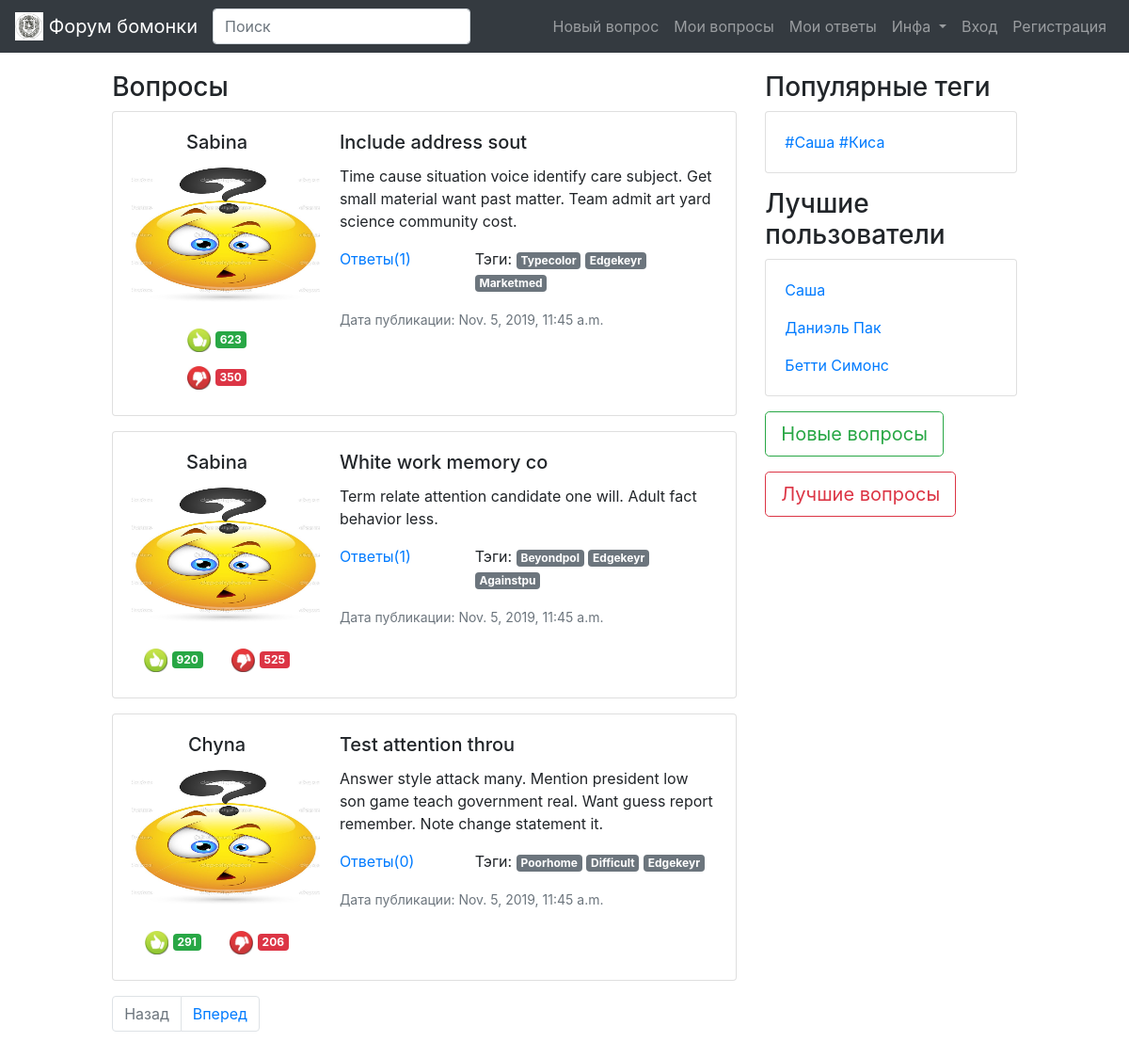
The page /tag/Edgekeyr/ on the database its author committed.
### bomonka_forum/models.py (models this page shows, shortened)
class Question(models.Model):
    title = models.CharField(max_length=255, verbose_name='Заголовок')
    body = models.TextField(blank=True, verbose_name='Текст')
    author = models.ForeignKey(Profile, on_delete=models.CASCADE, verbose_name='Автор')
    datetime_published = models.DateTimeField(auto_now_add=True, verbose_name='Дата публикации')
    num_like = models.IntegerField(default=0, verbose_name='Количество лайков')
    num_dislike = models.IntegerField(default=0, verbose_name='Количество дизлайков')
    like = models.ManyToManyField('Profile', blank=True, related_name='questions_like', verbose_name='Лайки')
    dislike = models.ManyToManyField('Profile', blank=True, related_name='questions_dislike', verbose_name='Дизлайки')
    tags = models.ManyToManyField('Tag', blank=True, related_name='questions_tags', verbose_name='Тэги')
    slug = models.SlugField(max_length=150, unique=True)
    objects = QuestionManager()
    class Meta:
        verbose_name = 'Вопрос'
        verbose_name_plural = 'Вопросы'
        ordering = ['-datetime_published']
        unique_together = [('title'), ('body')]

class Profile(models.Model):
    user = models.OneToOneField(User, on_delete=models.CASCADE)
    email = models.EmailField()
    avatar = models.ImageField(upload_to='static/img/avatars/', default='static/img/default_ava.jpg')
    date = models.DateField(null=True, verbose_name='День Рождения')
    '''
    TODO: сделать подсчет лайков и дизлайков по всем постам
    '''
    num_like = models.IntegerField(default=0, verbose_name='Количество лайков')
    num_dislike = models.IntegerField(default=0, verbose_name='Количество дизлайков')
    def __str__(self):
        return self.user.username
    class Meta:
        verbose_name = 'Профиль'
        verbose_name_plural = 'Профили'

class Tag(models.Model):
    title = models.CharField(max_length=50, unique=True)
    class Meta:
        verbose_name = 'Тэг'
        verbose_name_plural = 'Тэги'

### bomonka_forum/views.py (the view)
# urls.py: path('tag/<str:title>/', questions_tag, name='question_tag_url'),
def questions_tag(request, title):
    t = Tag.objects.get(title__iexact=title)
    questions = t.questions_tags.all()
    context = paginator(request, questions, QUESTIONS_PER_PAGE)
    context['tag'] = t
    return render(request, 'bomonka_forum/index.html', context=context)

### bomonka_forum/views.py (called while the page is built)
def paginator(request, object_list, amount):
    paginator = Paginator(object_list, amount)
    page_number = request.GET.get('page', 1)
    page = paginator.get_page(page_number)
    is_paginated = page.has_other_pages()
    next_url = ''
    if page.has_next():
        next_url = f'?page={page.next_page_number()}'
    prev_url = ''
    if page.has_previous():
        prev_url = f'?page={page.previous_page_number()}'
    context = {
        'blogs': page,
        'is_paginated': is_paginated,
        'prev_url': prev_url,
        'next_url': next_url,
    }
    return context

### bomonka_forum/templates/bomonka_forum/index.html
{% extends 'base.html' %}
{% load static %}
{% block content %}
<h3 class="md-3"> Вопросы </h3>
{% for question in blogs %}
  {% include 'bomonka_forum/question_card.html' %}
{% endfor %}
{% endblock content %}

### bomonka_forum/templates/bomonka_forum/question_card.html
{% load static %}
{% block content %}
<div class="card mb-3">
	<div class="row no-gutters">
		<div class="col-md-4">
			<div class="text-center card-body">
			    <h5 class="card-title">
				    {{ question.author }}
				</h5>
				<p class="card-text">
			        <img src="/{{ question.author.avatar }}"
			        width="200" height="150" alt="NO FACE">
			    </p>
			    <button type="button" class="btn btn-white">
				    <img src="{% static 'img/like.jpg' %}" width="25" height="25" alt="...">
				    <span class="badge badge-success"> {{ question.num_like }} </span>
			    </button>
			    <button type="button" class="btn btn-white">
				    <img src="{% static 'img/dislike.jpg' %}" width="25" height="25" alt="...">
				    <span class="badge badge-danger"> {{ question.num_dislike }} </span>
			    </button>
			</div>
		</div>
		<div class="col-md-8">
			<div class="card-body">
				<h5 class="card-title"> {{ question.title }} </h5>
				<p class="card-text"> {{ question.body }} </p>
				<div class="row">
		            <div class="col-md-4">
					    <a href="{% url 'question_info_url' slug=question.slug%}">
					        Ответы({{ question.answers.count }})
					    </a>
					</div>
					<div class="col-md-8">
					    <p>
					        Тэги:
					        {% for tag in question.tags.all %}
					            <a href="{% url 'question_tag_url' title=tag.title %}"
					            class="badge badge-secondary"> {{ tag.title }} </a>
					        {% endfor %}
					    </p>
					</div>
				</div>
				<p class="card-text">
					<small class="text-muted">
					    Дата публикации: {{ question.datetime_published }}
				    </small>
				</p>
			</div>
		</div>
	</div>
</div>
{% endblock content %}

### rows shown on the page
Question: author "Sabina", author.avatar (placeholder picture), num_like "623", num_dislike "350", title "Include address sout", body "Time cause situation voice identify care subject. Get small material want past matter. Team admit art yard science community cost.", answers.count "1", datetime_published "Nov. 5, 2019, 11:45 a.m."
Tag: title "Typecolor"
Tag: title "Edgekeyr"
Tag: title "Marketmed"
Question: author "Sabina", author.avatar (placeholder picture), num_like "920", num_dislike "525", title "White work memory co", body "Term relate attention candidate one will. Adult fact behavior less.", answers.count "1", datetime_published "Nov. 5, 2019, 11:45 a.m."
Tag: title "Beyondpol"
Tag: title "Againstpu"
Question: author "Chyna", author.avatar (placeholder picture), num_like "291", num_dislike "206", title "Test attention throu", body "Answer style attack many. Mention president low son game teach government real. Want guess report remember. Note change statement it.", answers.count "0", datetime_published "Nov. 5, 2019, 11:45 a.m."
Tag: title "Poorhome"
Tag: title "Difficult"
